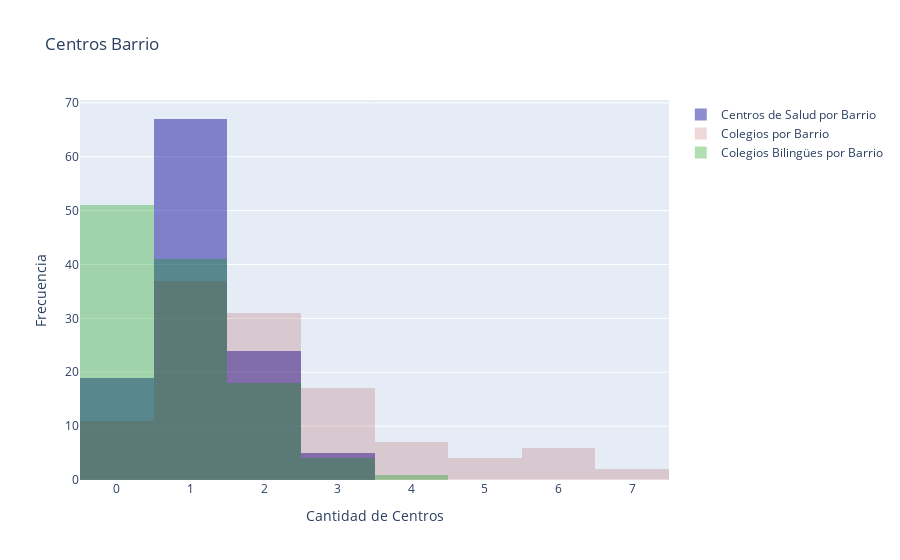

Write notebook code for a chart like this one.
### Markdown cell above
Al dibujar las variables que hemos incorporado vemos que ocurre algo similar a lo mostrado con la cantidad de centros por barrio. Variables con pocos valores y muchas frecuencias.

### Code cell
#Dibujamos histogramas. Esta vez de las tres variables.
trace1 = go.Histogram(x = datos_barrios['Cant_Centros_de_Salud'],
                     opacity = 0.75,
                     name = 'Centros de Salud por Barrio',
                     marker = dict(color = 'rgba(0,0,150,0.6)'))

trace2 = go.Histogram(x = datos_barrios['Cant_Colegios'],
                     opacity = 0.25,
                     name = 'Colegios por Barrio',
                     marker = dict(color = 'rgba(150,0,0,0.6)'))
                     
trace3 = go.Histogram(x = datos_barrios['Cant_Coleg_Bilingues'],
                     opacity = 0.50,
                     name = 'Colegios Bilingües por Barrio',
                     marker = dict(color = 'rgba(0,150,0,0.6)'))
data = [trace1, trace2, trace3]
layout = go.Layout(barmode='overlay',
                   title= 'Centros Barrio',
                   xaxis=dict(title='Cantidad de Centros '),
                   yaxis=dict( title='Frecuencia'),
)
fig = go.Figure(data=data, layout=layout)
iplot(fig)

### Figure 1 — Plotly figure (JSON) as saved in the notebook; plotly's stock layout.template omitted (floating-point values rounded to 4 significant figures)
{"data": [{"marker": {"color": "rgba(0,0,150,0.6)"}, "name": "Centros de Salud por Barrio", "opacity": 0.75, "type": "histogram", "x": [1, 0, 1, 2, 1, 2, 1, 1, 1, 2, 1, 1, 1, 1, 1, 2, 1, 1, 1, 1, 1, 2, 0, 2, 0, 1, 1, 2, 1, 1, 3, 1, 0, 1, 1, 0, 1, 0, 2, 1, 2, 2, 1, 2, 0, 0, 1, 2, 2, 1, 3, 1, 3, 2, 1, 2, 1, 1, 0, 0, 1, 1, 1, 2, 3, 2, 3, 0, 2, 1, 0, 1, 1, 0, 1, 0, 2, 1, 1, 0, 1, 1, 0, 1, 0, 1, 1, 1, 1, 1, 1, 1, 1, 0, 1, 2, 1, 1, 1, 0, 1, 2, 2, 1, 1, 1, 1, 2, 1, 2, 1, 1, 1, 1, 1]}, {"marker": {"color": "rgba(150,0,0,0.6)"}, "name": "Colegios por Barrio", "opacity": 0.25, "type": "histogram", "x": [2, 1, 1, 3, 1, 1, 2, 3, 4, 4, 2, 1, 3, 2, 2, 1, 3, 1, 3, 1, 1, 3, 3, 1, 2, 1, 1, 2, 2, 1, 2, 1, 1, 2, 3, 2, 1, 3, 5, 2, 2, 7, 1, 4, 1, 2, 6, 4, 6, 3, 5, 2, 1, 3, 2, 1, 2, 4, 2, 2, 2, 2, 2, 6, 2, 5, 6, 5, 1, 1, 1, 1, 1, 2, 1, 1, 1, 3, 2, 1, 1, 3, 2, 2, 1, 1, 1, 1, 2, 2, 3, 1, 1, 2, 2, 6, 7, 1, 3, 3, 4, 3, 6, 4, 0, 0, 0, 0, 0, 0, 0, 0, 0, 0, 0]}, {"marker": {"color": "rgba(0,150,0,0.6)"}, "name": "Colegios Bilingües por Barrio", "opacity": 0.5, "type": "histogram", "x": [2, 0, 1, 1, 0, 0, 1, 2, 1, 0, 0, 0, 1, 0, 1, 0, 1, 1, 2, 1, 1, 3, 2, 1, 2, 0, 1, 2, 1, 0, 0, 0, 0, 1, 2, 0, 1, 1, 3, 2, 1, 2, 0, 4, 1, 1, 2, 2, 1, 1, 1, 0, 0, 0, 1, 0, 0, 3, 0, 1, 1, 2, 2, 0, 0, 1, 2, 3, 1, 0, 1, 0, 1, 0, 0, 1, 0, 1, 1, 0, 1, 1, 0, 0, 0, 1, 0, 0, 1, 0, 2, 0, 0, 0, 2, 1, 2, 1, 2, 0, 1, 0, 1, 1, 0, 0, 0, 0, 0, 0, 0, 0, 0, 0, 0]}], "layout": {"barmode": "overlay", "title": {"text": "Centros Barrio"}, "xaxis": {"title": {"text": "Cantidad de Centros "}}, "yaxis": {"title": {"text": "Frecuencia"}}}}
